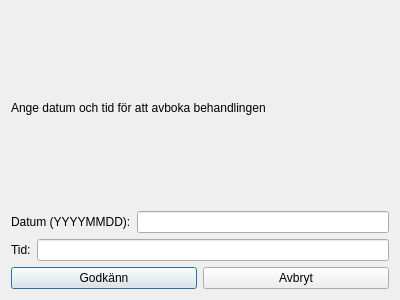
<?xml version="1.0" encoding="UTF-8"?>
<ui version="4.0">
 <class>removeBooking</class>
 <widget class="QDialog" name="removeBooking">
  <property name="geometry">
   <rect>
    <x>0</x>
    <y>0</y>
    <width>400</width>
    <height>300</height>
   </rect>
  </property>
  <property name="windowTitle">
   <string>Dialog</string>
  </property>
  <layout class="QVBoxLayout" name="verticalLayout">
   <item>
    <widget class="QLabel" name="label">
     <property name="text">
      <string>Ange datum och tid för att avboka behandlingen</string>
     </property>
    </widget>
   </item>
   <item>
    <layout class="QHBoxLayout" name="horizontalLayout_2">
     <item>
      <widget class="QLabel" name="label_2">
       <property name="text">
        <string>Datum (YYYYMMDD):</string>
       </property>
      </widget>
     </item>
     <item>
      <widget class="QLineEdit" name="date"/>
     </item>
    </layout>
   </item>
   <item>
    <layout class="QHBoxLayout" name="horizontalLayout">
     <item>
      <widget class="QLabel" name="label_3">
       <property name="text">
        <string>Tid:</string>
       </property>
      </widget>
     </item>
     <item>
      <widget class="QLineEdit" name="time"/>
     </item>
    </layout>
   </item>
   <item>
    <layout class="QHBoxLayout" name="horizontalLayout_3">
     <item>
      <widget class="QPushButton" name="Confirm">
       <property name="text">
        <string>Godkänn</string>
       </property>
      </widget>
     </item>
     <item>
      <widget class="QPushButton" name="pushButton">
       <property name="text">
        <string>Avbryt</string>
       </property>
      </widget>
     </item>
    </layout>
   </item>
  </layout>
 </widget>
 <resources/>
 <connections/>
</ui>
